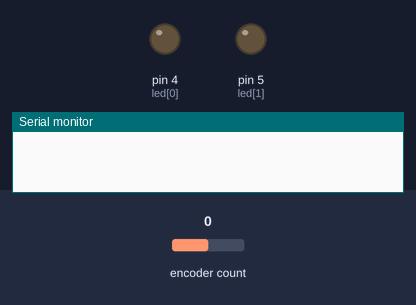
Recording of a sketch running on a simulated Arduino Uno, built with avr-gcc and run on an emulated ATmega328P. Parts: output pins drawn as LEDs (lit = HIGH), the last lines printed to the serial monitor. Inputs (shaded band) come from the test bench; at power-on: encoder count 0.

Above: at 1.2 s.
1.3 s: encoder count set to 1
At 2.5 s:
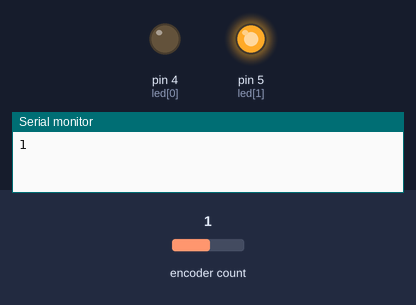
2.8 s: encoder count set to 0
At 3.9 s:
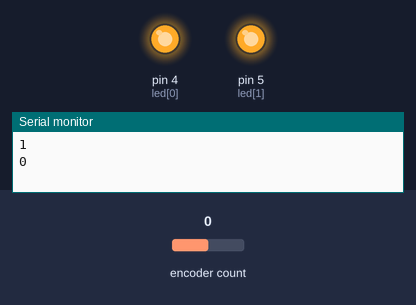
4.3 s: encoder count set to 4
At 5.0 s:
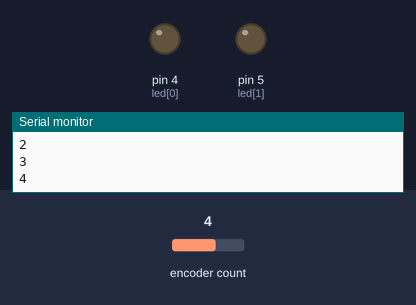
Timing chart, 0 to 7.3 s (numbered marks = the images above; inputs shaded):
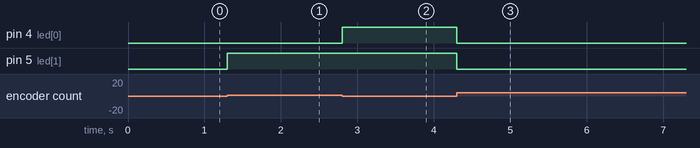

The sketch:

ROATRY_ENCODER_LED.ino
```cpp
#include "ESPRotary.h";

#define ROTARY_PIN1  14
#define ROTARY_PIN2 12
int pos;
int led[2] = {4,5};
ESPRotary r = ESPRotary(ROTARY_PIN1, ROTARY_PIN2);

void setup() {

  pinMode(5,OUTPUT);
  pinMode(4,OUTPUT);
  Serial.begin(9600);
  delay(50);


  r.setChangedHandler(rotate);
}

void loop() {
  r.loop();
}

void rotate(ESPRotary& r) {
   pos = r.getPosition();

   digitalWrite(led[pos],HIGH);
   digitalWrite(led[pos-1],LOW);
   Serial.println(pos);
}
```

Measured:
- after the input at 1.3 s, pin 5 (led[1]): LOW → HIGH at once
- after the input at 2.8 s, pin 4 (led[0]): LOW → HIGH at once
- after the input at 4.3 s, pin 4 (led[0]), pin 5 (led[1]): HIGH → LOW at once
